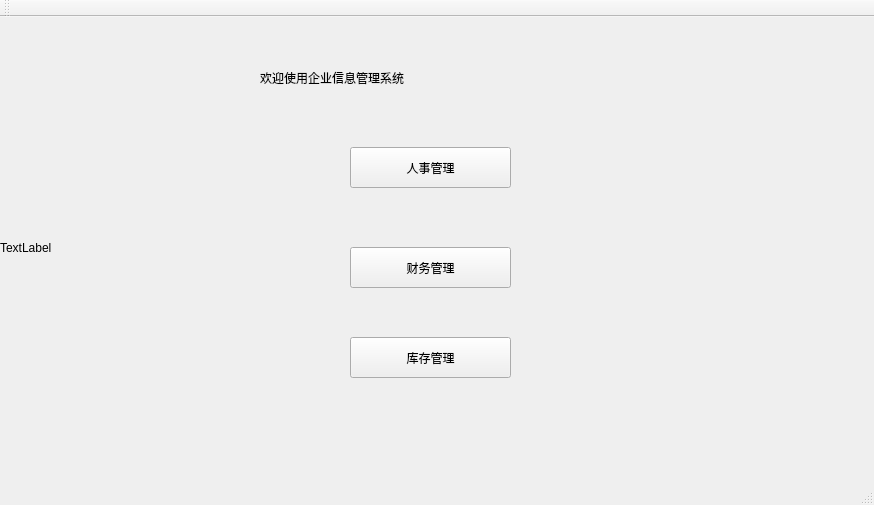
<?xml version="1.0" encoding="UTF-8"?>
<ui version="4.0">
 <class>MainWindow</class>
 <widget class="QMainWindow" name="MainWindow">
  <property name="geometry">
   <rect>
    <x>0</x>
    <y>0</y>
    <width>874</width>
    <height>505</height>
   </rect>
  </property>
  <property name="windowTitle">
   <string>MainWindow</string>
  </property>
  <widget class="QWidget" name="centralWidget">
   <widget class="QLabel" name="background">
    <property name="geometry">
     <rect>
      <x>0</x>
      <y>-30</y>
      <width>871</width>
      <height>521</height>
     </rect>
    </property>
    <property name="text">
     <string>TextLabel</string>
    </property>
   </widget>
   <widget class="QLabel" name="label">
    <property name="geometry">
     <rect>
      <x>260</x>
      <y>20</y>
      <width>331</width>
      <height>81</height>
     </rect>
    </property>
    <property name="styleSheet">
     <string notr="true">font: 20pt &quot;微软雅黑&quot;;</string>
    </property>
    <property name="text">
     <string>欢迎使用企业信息管理系统</string>
    </property>
   </widget>
   <widget class="QPushButton" name="Labor">
    <property name="geometry">
     <rect>
      <x>350</x>
      <y>130</y>
      <width>161</width>
      <height>41</height>
     </rect>
    </property>
    <property name="text">
     <string>人事管理</string>
    </property>
   </widget>
   <widget class="QPushButton" name="fanancial">
    <property name="geometry">
     <rect>
      <x>350</x>
      <y>230</y>
      <width>161</width>
      <height>41</height>
     </rect>
    </property>
    <property name="text">
     <string>财务管理</string>
    </property>
   </widget>
   <widget class="QPushButton" name="store">
    <property name="geometry">
     <rect>
      <x>350</x>
      <y>320</y>
      <width>161</width>
      <height>41</height>
     </rect>
    </property>
    <property name="text">
     <string>库存管理</string>
    </property>
   </widget>
  </widget>
  <widget class="QMenuBar" name="menuBar">
   <property name="geometry">
    <rect>
     <x>0</x>
     <y>0</y>
     <width>874</width>
     <height>23</height>
    </rect>
   </property>
  </widget>
  <widget class="QToolBar" name="mainToolBar">
   <attribute name="toolBarArea">
    <enum>TopToolBarArea</enum>
   </attribute>
   <attribute name="toolBarBreak">
    <bool>false</bool>
   </attribute>
  </widget>
  <widget class="QStatusBar" name="statusBar"/>
 </widget>
 <layoutdefault spacing="6" margin="11"/>
 <resources/>
 <connections/>
</ui>
